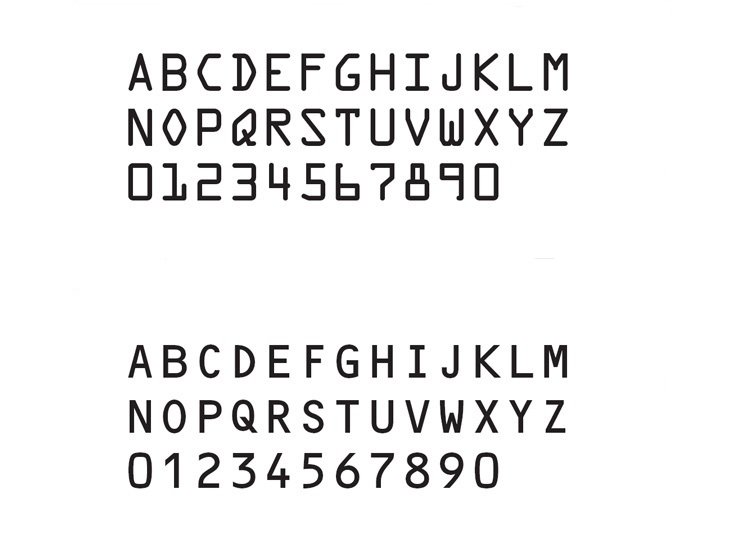
%> input picture input_image/ocr1.png, 745 x 559 px
$ octave ocr.m   (GNU Octave 9; MATLAB toolbox functions it lacks are replaced by stand-ins)
%> lines starting %> are read from the running program, lines starting %| are printed output that depends on the picture; in (x1, y1, x2, y2) boxes, pixels count from 0 and x2, y2 are one past the last pixel; in counts of white or black regions, pixels touching at a corner belong together; the program's own positions count from 1
clc
clear all
I = imread('ocr1.png');
%> I is the input picture: size 559x745x3 uint8; mean R, G, B 240.4, 240.2, 240.3
figure,imshow(I);
Igray = rgb2gray(I);
figure,imshow(Igray);
Ibw = im2bw(Igray,graythresh(Igray));
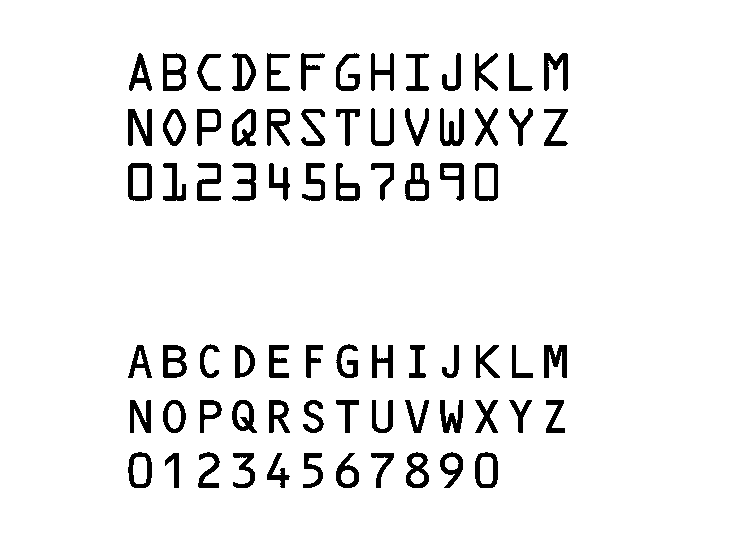
%> Ibw: size 559x745 logical; 93.6% white; 74 black regions, largest, box (x1, y1, x2, y2) and area: (128, 109, 152, 146) 524, (163, 53, 186, 91) 495, (544, 345, 567, 378) 490
figure,imshow(Ibw);
Iedge = edge(Ibw,'canny');
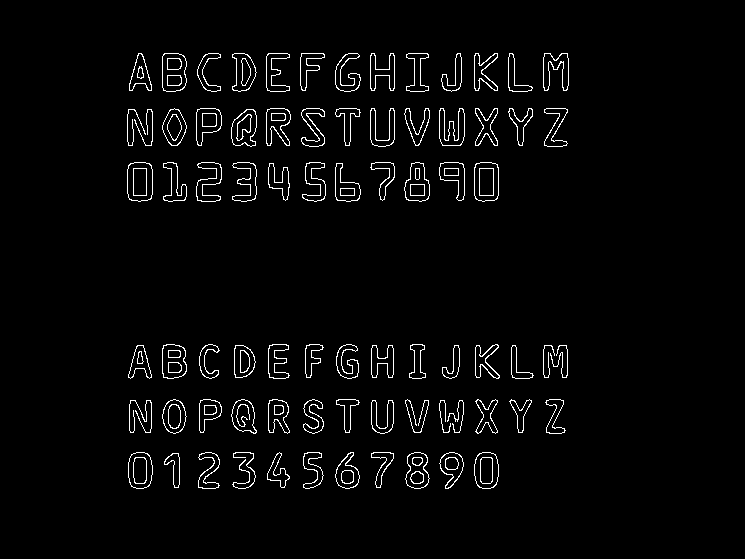
%> Iedge: size 559x745 logical; 2.9% white in thin lines or dots, all inside (x1, y1, x2, y2) = (127, 53, 569, 489)
% Iedge = edge(Ibw);
figure,imshow(Iedge);
se = strel('square',2);
Iedge2 = imdilate(Iedge, se);
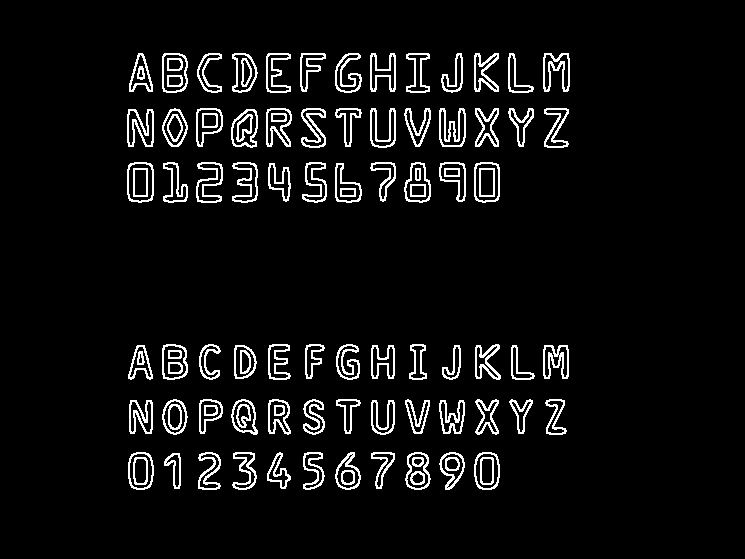
%> Iedge2: size 559x745 logical; 6% white in thin lines or dots, all inside (x1, y1, x2, y2) = (127, 53, 570, 490)
figure,imshow(Iedge2);
Ifill= imfill(Iedge2,'holes');
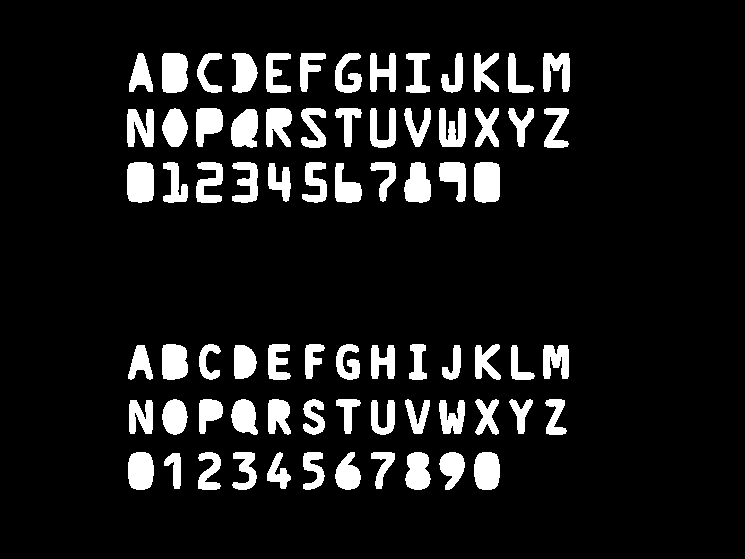
%> Ifill: size 559x745 logical; 10.6% white; 74 white regions
figure,imshow(Ifill);
[Ilabel num] = bwlabel(Ifill);
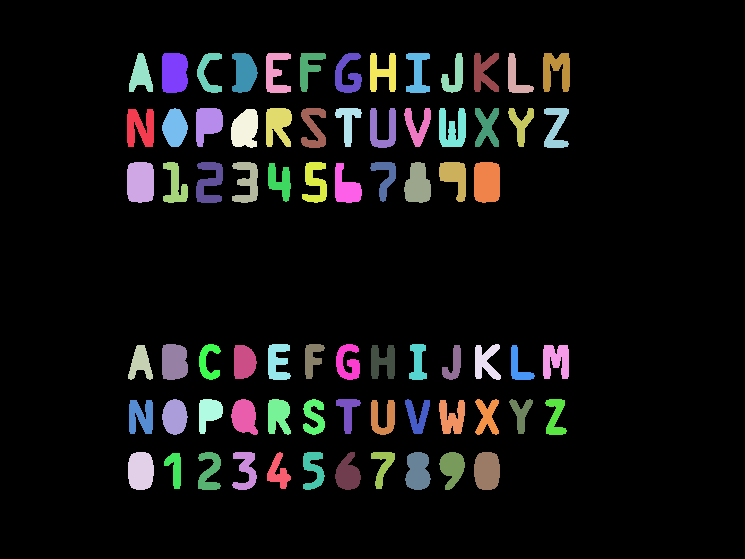
%> Ilabel: size 559x745 double; 75 distinct labels, from 0 to 74; one colour per label, 0 black
%> num = 74
disp(num);
%| 74
Iprops = regionprops(Ilabel);
%> Iprops = 74 regions; largest, box (x1, y1, x2, y2), Area and Centroid: (127, 162, 154, 203) 1029 [141 182.7], (474, 162, 500, 203) 1002 [487.5 182.7], (162, 53, 188, 93) 962 [174.9 73.3], (128, 452, 154, 490) 862 [141.3 471.4], (474, 452, 500, 490) 861 [487.6 471.5]
Ibox = [Iprops.BoundingBox];
%> Ibox = 296 values, max 545.5 at index 293, min 17 at index 47, mean 159.9
Ibox = reshape(Ibox,[4 num]);
%> Ibox = 74 columns, first 8: [127.5 127.5 128.5 128.5 129.5 129.5 162.5 162.5; 109.5 162.5 345.5 452.5 53.5 400.5 53.5 108.5; 27 27 25 26 24 24 26 26; 38 41 35 38 39 34 40 39]
figure,imshow(Ibw);
hold on;
for cnt = 1:num
    rectangle('position',Ibox(:,cnt),'edgecolor','r');
end
%> this loop made 74 passes
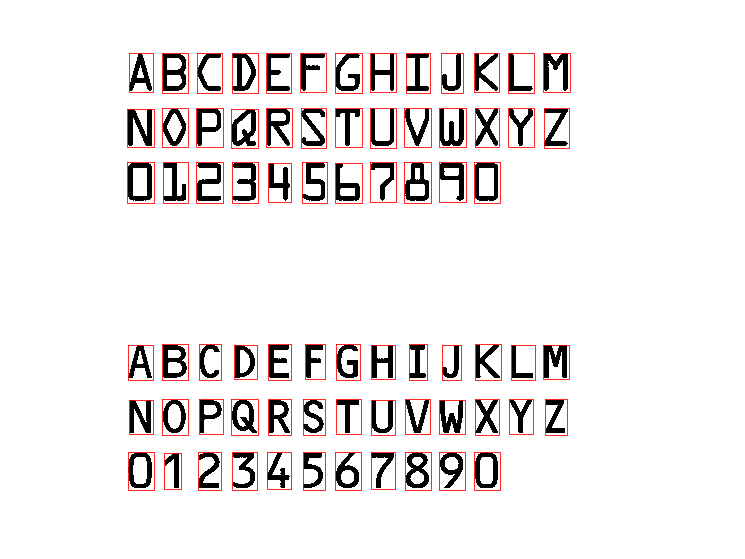
%> figure redrawn from the program's plot data

$ run again, with input_image/ocr2.png copied over input_image/ocr1.png
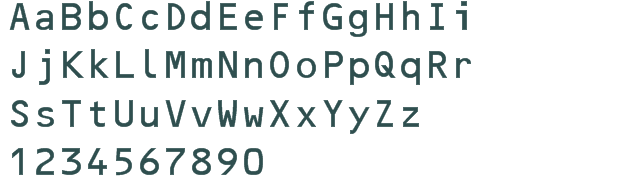
%> input picture input_image/ocr2.png, 620 x 196 px
%> I is the input picture: size 196x620x3 uint8; mean R, G, B 233.4, 236.7, 236.7
%> Ibw: size 196x620 logical; 89% white; 64 black regions, largest, box (x1, y1, x2, y2) and area: (166, 51, 185, 78) 328, (62, 3, 81, 30) 326, (219, 51, 237, 78) 303
%> Iedge: size 196x620 logical; 5.8% white in thin lines or dots, all inside (x1, y1, x2, y2) = (10, 1, 471, 176)
%> Iedge2: size 196x620 logical; 12.3% white in thin lines or dots, all inside (x1, y1, x2, y2) = (10, 1, 472, 177)
%> Ifill: size 196x620 logical; 18.9% white; 64 white regions
%> `[Ilabel num] = bwlabel(Ifill);`:
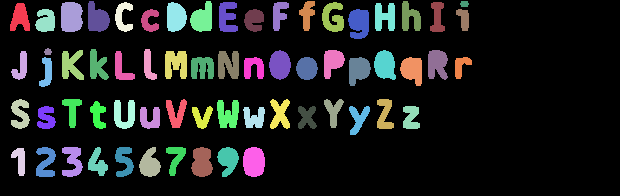
%> Ilabel: size 196x620 double; 65 distinct labels, from 0 to 64; one colour per label, 0 black
%> num = 64
%| 64
%> Iprops = 64 regions; largest, box (x1, y1, x2, y2), Area and Centroid: (61, 2, 83, 32) 588 [71.8 17.5], (243, 147, 265, 177) 558 [254.5 162.5], (348, 9, 369, 39) 513 [359.7 24], (191, 147, 213, 177) 509 [202.5 162.9], (374, 50, 396, 80) 506 [385.5 65.7]
%> `Ibox = [Iprops.BoundingBox];`: Ibox = 256 values, max 460.5 at index 253, min 1.5 at index 54, mean 80.61
%> `Ibox = reshape(Ibox,[4 num]);`: Ibox = 64 columns, first 8: [10.5 11.5 11.5 11.5 35.5 36.5 37.5 39.5; 3.5 51.5 99.5 148.5 9.5 147.5 106.5 57.5; 20 16 19 14 20 20 19 13; 28 29 30 28 23 30 23 30]
%> the loop `for cnt = 1:num` made 64 passes
%> after the loop `for cnt = 1:num`:
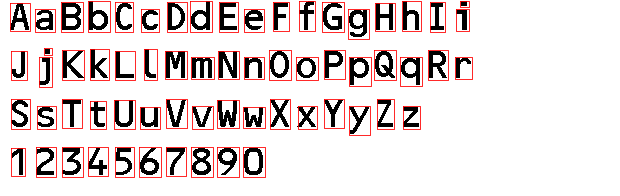
%> figure redrawn from the program's plot data

$ run again, with input_image/ocr3.png copied over input_image/ocr1.png
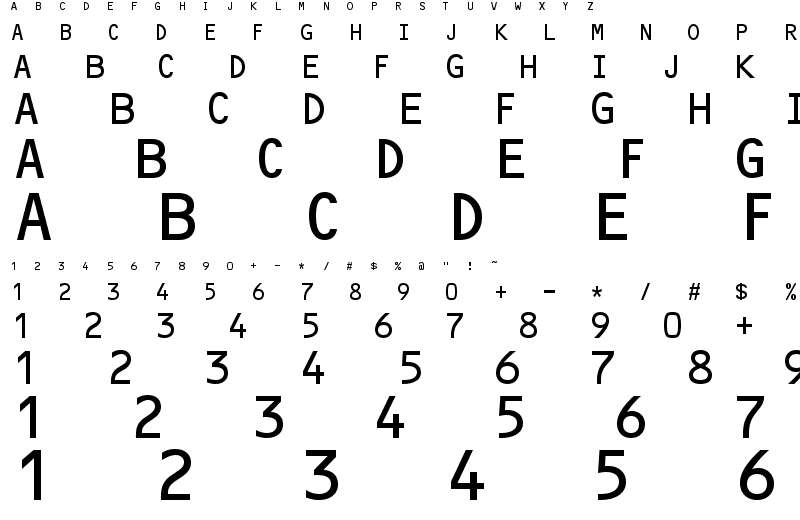
%> input picture input_image/ocr3.png, 800 x 520 px
%> Ibw: size 520x800 logical; 1.2% white in thin lines or dots
%> Iedge: size 520x800 logical; 3% white in thin lines or dots
%> Iedge2: size 520x800 logical; 6.3% white in thin lines or dots
%> Ifill: size 520x800 logical; 7.4% white; 144 white regions
%> `[Ilabel num] = bwlabel(Ifill);`:
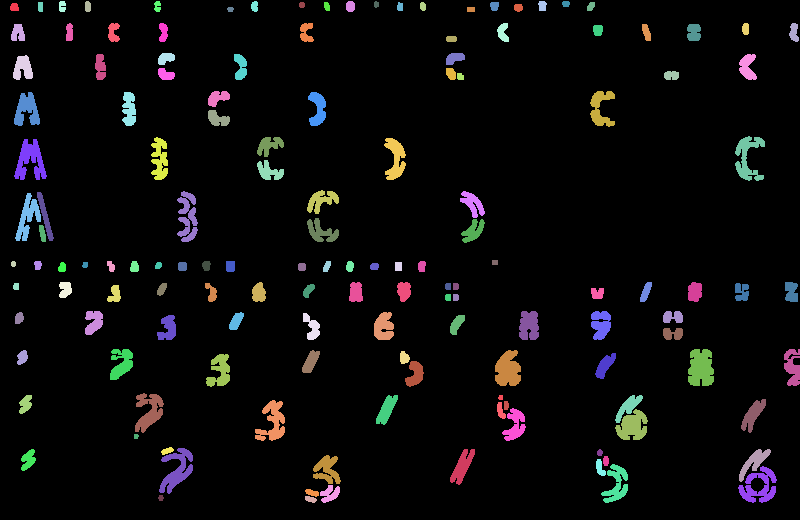
%> Ilabel: size 520x800 double; 145 distinct labels, from 0 to 144; one colour per label, 0 black
%> num = 144
%| 144
%> Iprops = 144 regions; largest, box (x1, y1, x2, y2), Area and Centroid: (688, 349, 714, 386) 799 [701.5 368.7], (14, 139, 47, 180) 724 [30.9 161.2], (159, 448, 193, 494) 724 [177.6 470.7], (495, 350, 521, 386) 713 [508.5 370.3], (738, 466, 777, 503) 711 [759.8 487.1]
%> `Ibox = [Iprops.BoundingBox];`: Ibox = 576 values, max 789.5 at index 573, min 1.5 at index 70, mean 150.7
%> `Ibox = reshape(Ibox,[4 num]);`: Ibox = 144 columns, first 8: [10.5 11.5 11.5 13.5 13.5 14.5 14.5 15.5; 3.5 24.5 261.5 55.5 283.5 92.5 139.5 193.5; 9 14 5 20 6 26 33 26; 8 17 6 25 7 34 41 48]
%> the loop `for cnt = 1:num` made 144 passes
%> after the loop `for cnt = 1:num`:
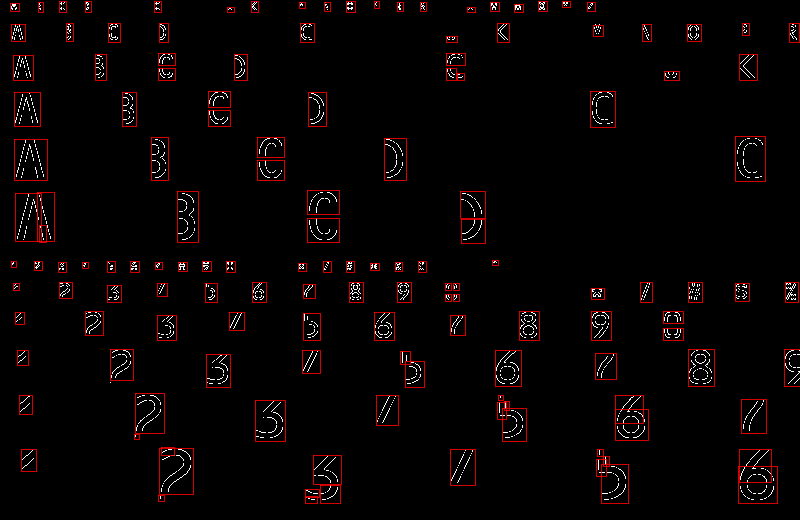
%> figure redrawn from the program's plot data
